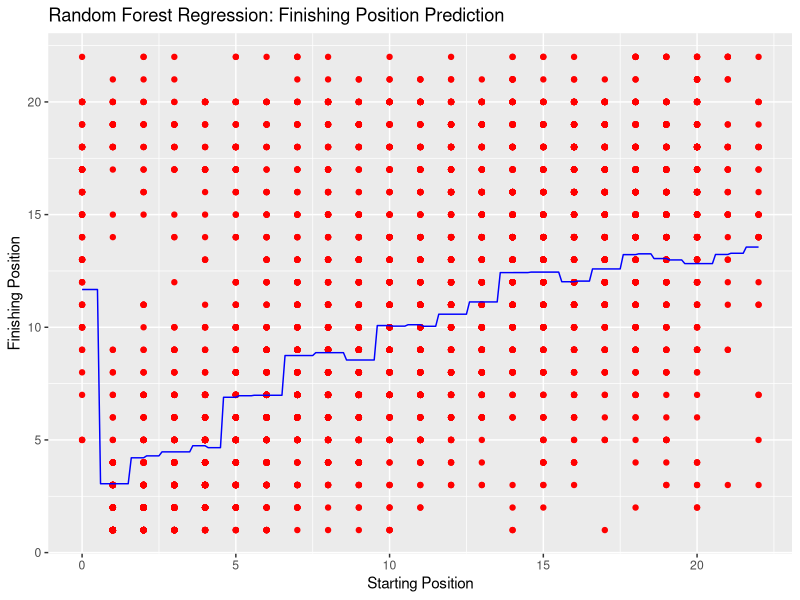

Write the R code that produced this figure.
# ----------------------------
# Random Forest Regression Model to Predict Finishing Position
# ----------------------------
# Problem Statement:
#   Our objective is to predict the finishing position of a driver in a race based on predictors
#   such as starting_position, qualifying_mean, driver_age, laps, year, and round.
#
#   The Random Forest Regression model will capture the non-linear dependencies and interactions among these features,
#   helping us understand and predict outcomes in race events.
#
# ----------------------------

# Load necessary libraries
library(randomForest)
library(ggplot2)

# Import the dataset
# Replace 'racing_data.csv' with the actual path to your dataset file.
dataset <- read.csv("data.csv")

# Optional: Examine the structure of the dataset
str(dataset)

# Preprocessing:
# Convert categorical variables (if needed) to factors.
# For instance, if 'circuit_name' is to be used in modeling uncomment the next line.
# dataset$circuit_name <- as.factor(dataset$circuit_name)

# Select the relevant columns for the analysis.
# Here we assume finishing_position is our target variable and we use:
# starting_position, qualifying_mean, driver_age, laps, year, and round as predictors.
selectedData <- dataset[, c("starting_position", "qualifying_mean", "driver_age", "laps", "year", "round", "finishing_position")]

# Fit the Random Forest Regression Model using 100 trees.
set.seed(123) # for reproducibility
regressor <- randomForest(
    formula = finishing_position ~ .,
    data = selectedData,
    ntree = 100
)
# Print model summary and error estimates.
print(regressor)

# Making a single prediction:
# Define a new data point. Adjust these values based on realistic inputs.
new_data <- data.frame(
    starting_position = 10,
    qualifying_mean = 85.5,
    driver_age = 34,
    laps = 50,
    year = 2018,
    round = 3
)
predicted_position <- predict(regressor, newdata = new_data)
print(paste("Predicted finishing position:", predicted_position))

# ----------------------------
# Visualization:
# ----------------------------
# Since our input space is multidimensional, we visualize the effect of starting_position on the predicted finishing position.
# For visualization, we hold the other predictors at their mean values.
x_grid <- seq(min(selectedData$starting_position),
    max(selectedData$starting_position),
    by = 0.1
)
mean_qualifying <- mean(selectedData$qualifying_mean, na.rm = TRUE)
mean_age <- mean(selectedData$driver_age, na.rm = TRUE)
mean_laps <- mean(selectedData$laps, na.rm = TRUE)
mean_year <- round(mean(selectedData$year, na.rm = TRUE))
mean_round <- round(mean(selectedData$round, na.rm = TRUE))

# Predict finishing positions across the grid of starting positions.
predicted_finishing <- sapply(x_grid, function(x) {
    predict(regressor,
        newdata = data.frame(
            starting_position = x,
            qualifying_mean = mean_qualifying,
            driver_age = mean_age,
            laps = mean_laps,
            year = mean_year,
            round = mean_round
        )
    )
})
df_plot <- data.frame(
    starting_position = x_grid,
    predicted_finishing = predicted_finishing
)

# Plot the actual data points and the model's predictions.
ggplot() +
    geom_point(aes(x = selectedData$starting_position, y = selectedData$finishing_position),
        colour = "red"
    ) +
    geom_line(aes(x = df_plot$starting_position, y = df_plot$predicted_finishing),
        colour = "blue"
    ) +
    ggtitle("Random Forest Regression: Finishing Position Prediction") +
    xlab("Starting Position") +
    ylab("Finishing Position")
